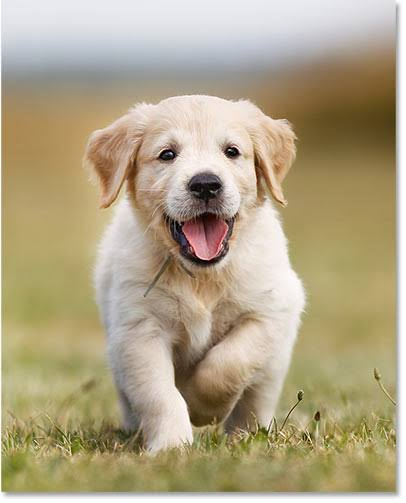
#> input picture Module 1 - Introduction to Computer Vision/Dog.jpg, 406 x 503 px
$ jupyter execute Intro.ipynb   (shell and % lines are left out)
#> lines starting #> are read from the running program, lines starting #| are printed output that depends on the picture
## Introduction to Computer Vision with OpenCV

In this notebook, you will learn:

- Import OpenCV
- Check OpenCV Version
- Read Images
- Display Images
- Save Images
- Image Properties
- Convert Color Spaces

[cell 1]
# Install OpenCV Python package

[cell 2]
import cv2
import matplotlib.pyplot as plt
import numpy as np

print("OpenCV Version:", cv2.__version__)

### Reading an Image

`cv2.imread()` is used to load an image.

[cell 3]
image = cv2.imread("Dog.jpg")
#> image is the input picture: shape (503, 406, 3); mean B, G, R 133.9, 164, 176.8

if image is None:
    print("Image not found!")
else:
    print("Image Loaded Successfully")

### Image Information

[cell 4]
print("Image Shape :", image.shape)
#| Image Shape : (503, 406, 3)
print("Image Height:", image.shape[0])
#| Image Height: 503
print("Image Width :", image.shape[1])
#| Image Width : 406
print("Channels    :", image.shape[2])
#| Channels    : 3

### Display Image using Matplotlib

OpenCV stores images in **BGR** format.

Matplotlib expects **RGB** format.

Therefore, we convert BGR to RGB before displaying.

[cell 5]
rgb = cv2.cvtColor(image, cv2.COLOR_BGR2RGB)

plt.figure(figsize=(8,6))
plt.imshow(rgb)
plt.axis("off")
plt.title("RGB Image")
plt.show()

### Display Original BGR Image

[cell 6]
plt.figure(figsize=(8,6))
plt.imshow(image)
plt.title("Without RGB Conversion")
plt.axis("off")
plt.show()

### Convert Image to Grayscale

[cell 7]
gray = cv2.cvtColor(image, cv2.COLOR_BGR2GRAY)
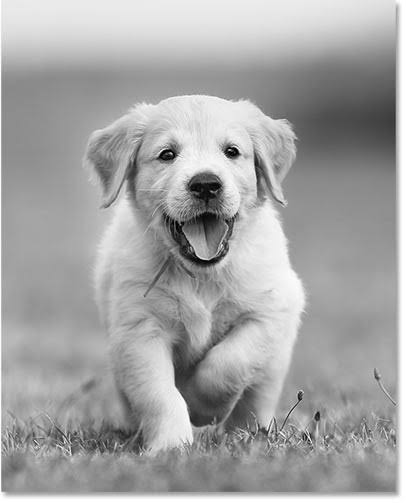
#> gray: shape (503, 406); min 0, max 255, mean 164.4

plt.figure(figsize=(7,5))
plt.imshow(gray, cmap="gray")
plt.axis("off")
plt.title("Grayscale Image")
plt.show()

### Convert Image to HSV

[cell 8]
hsv = cv2.cvtColor(image, cv2.COLOR_BGR2HSV)
#> hsv: shape (503, 406, 3); mean H, S, V 34.5, 72.8, 178

print("HSV Shape:", hsv.shape)
#| HSV Shape: (503, 406, 3)

### Split Image Channels

[cell 9]
b, g, r = cv2.split(image)
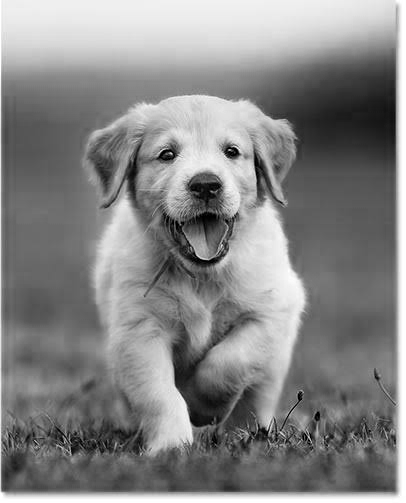
#> b: shape (503, 406); min 0, max 255, mean 133.9
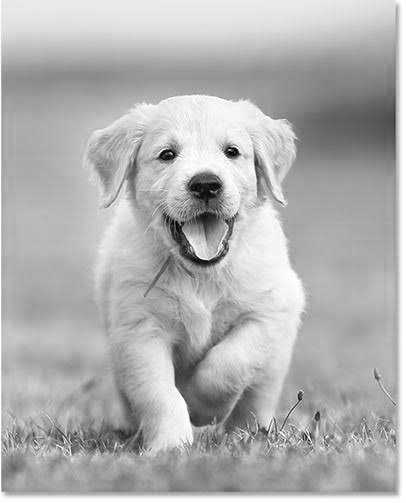
#> r: shape (503, 406); min 0, max 255, mean 176.8

fig, ax = plt.subplots(1,3, figsize=(15,5))

ax[0].imshow(b, cmap="Blues")
ax[0].set_title("Blue Channel")
ax[0].axis("off")

ax[1].imshow(g, cmap="Greens")
ax[1].set_title("Green Channel")
ax[1].axis("off")

ax[2].imshow(r, cmap="Reds")
ax[2].set_title("Red Channel")
ax[2].axis("off")

plt.show()
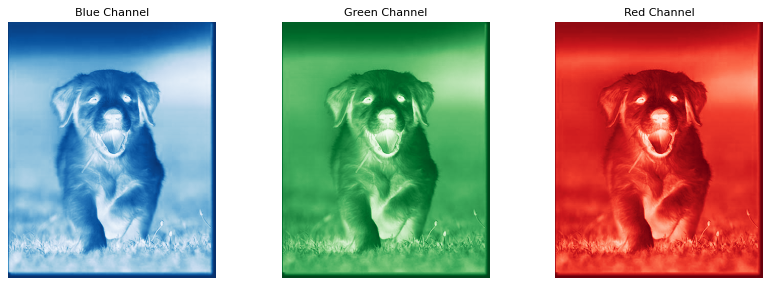
#> figure drawn by matplotlib, 3 panels
